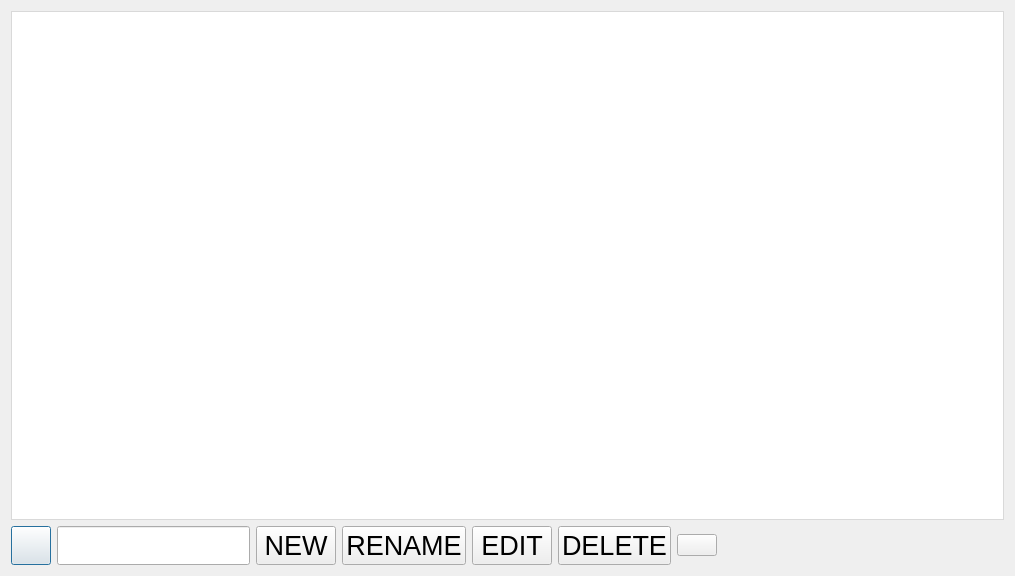
<?xml version="1.0" encoding="UTF-8"?>
<ui version="4.0">
 <class>manageProjects</class>
 <widget class="QDialog" name="manageProjects">
  <property name="geometry">
   <rect>
    <x>0</x>
    <y>0</y>
    <width>1015</width>
    <height>576</height>
   </rect>
  </property>
  <property name="windowTitle">
   <string>Manage Projects</string>
  </property>
  <layout class="QVBoxLayout" name="verticalLayout">
   <item>
    <widget class="QTableView" name="tableView">
     <property name="styleSheet">
      <string notr="true">QTableView {
    border: 1px solid #d9d9d9;
    background-color: #ffffff;
    padding: 0;
    gridline-color: #d9d9d9;
}

QTableView::item {
    padding: 5px;
    border: none;
}

QTableView::item:selected {
    background-color: #3e7bb6;
    color: #ffffff;
}

QHeaderView::section {
    background-color: #f2f2f2;
    color: #333333;
    padding: 5px;
    font-weight: bold;
    border: none;
    border-right: 1px solid #d9d9d9;
    border-bottom: 1px solid #d9d9d9;
    min-width: 80px;
    min-height: 30px;
}

QHeaderView::section:checked {
    background-color: #3e7bb6;
    color: #ffffff;
}

QHeaderView::section:pressed {
    background-color: #3e7bb6;
    color: #ffffff;
}

QHeaderView::section:first {
    border-top-left-radius: 5px;
}

QHeaderView::section:last {
    border-top-right-radius: 5px;
    border-right: none;
}

QHeaderView::section:middle {
    border-right: none;
}

QTableView::horizontalHeader {
    border-top: 1px solid #d9d9d9;
    border-bottom: 1px solid #d9d9d9;
}

QTableView::verticalHeader {
    border-right: 1px solid #d9d9d9;
}

QHeaderView::section:horizontal {
    background-color: #e2e2e2;
    border-top: 1px solid #9d9d9d;
}

QHeaderView::section:horizontal:pressed {
    background-color: #3e7bb6;
    color: #ffffff;
}
</string>
     </property>
    </widget>
   </item>
   <item>
    <layout class="QHBoxLayout" name="horizontalLayout_2">
     <item>
      <layout class="QHBoxLayout" name="horizontalLayout">
       <item>
        <widget class="QPushButton" name="pushButton">
         <property name="sizePolicy">
          <sizepolicy hsizetype="Preferred" vsizetype="Preferred">
           <horstretch>0</horstretch>
           <verstretch>0</verstretch>
          </sizepolicy>
         </property>
         <property name="text">
          <string/>
         </property>
         <property name="icon">
          <iconset resource="asert.qrc">
           <normaloff>:/Images/search.png</normaloff>:/Images/search.png</iconset>
         </property>
         <property name="iconSize">
          <size>
           <width>40</width>
           <height>40</height>
          </size>
         </property>
        </widget>
       </item>
       <item>
        <widget class="QLineEdit" name="lineEdit">
         <property name="sizePolicy">
          <sizepolicy hsizetype="MinimumExpanding" vsizetype="Preferred">
           <horstretch>0</horstretch>
           <verstretch>0</verstretch>
          </sizepolicy>
         </property>
         <property name="font">
          <font>
           <pointsize>16</pointsize>
          </font>
         </property>
         <property name="styleSheet">
          <string notr="true">QLineEdit {
    border: 1px solid #a9a9a9;
    padding: 5px;
    border-radius: 10px; /* Adjust the value to control the roundness */
    background-color: #ffffff; /* Set the background color to white */
    color: #333333;
}

QLineEdit:focus {
    border-color: #3e7bb6;
}

QLineEdit:hover {
    background-color: #e6f3ff; /* Set the hover background color to light blue */
    animation: blink 0.5s alternate infinite; /* Add a blinking animation */
}

@keyframes blink {
    from {
        background-color: #e6f3ff;
    }
    to {
        background-color: #ffffff;
    }
}
</string>
         </property>
        </widget>
       </item>
       <item>
        <widget class="QPushButton" name="pushButton_add_project">
         <property name="font">
          <font>
           <family>MS Shell Dlg 2</family>
           <pointsize>20</pointsize>
           <weight>50</weight>
           <bold>false</bold>
          </font>
         </property>
         <property name="text">
          <string>NEW</string>
         </property>
        </widget>
       </item>
       <item>
        <widget class="QPushButton" name="pushButton_rename_project">
         <property name="font">
          <font>
           <family>MS Shell Dlg 2</family>
           <pointsize>20</pointsize>
           <weight>50</weight>
           <bold>false</bold>
          </font>
         </property>
         <property name="text">
          <string>RENAME</string>
         </property>
        </widget>
       </item>
       <item>
        <widget class="QPushButton" name="pushButton_edit_project">
         <property name="font">
          <font>
           <family>MS Shell Dlg 2</family>
           <pointsize>20</pointsize>
           <weight>50</weight>
           <bold>false</bold>
          </font>
         </property>
         <property name="text">
          <string>EDIT</string>
         </property>
        </widget>
       </item>
       <item>
        <widget class="QPushButton" name="pushButton_Delete_project">
         <property name="font">
          <font>
           <family>MS Shell Dlg 2</family>
           <pointsize>20</pointsize>
           <weight>50</weight>
           <bold>false</bold>
          </font>
         </property>
         <property name="text">
          <string>DELETE</string>
         </property>
        </widget>
       </item>
       <item>
        <widget class="QPushButton" name="pushButton_refresh">
         <property name="text">
          <string/>
         </property>
         <property name="icon">
          <iconset resource="asert.qrc">
           <normaloff>:/Images/refresh.png</normaloff>:/Images/refresh.png</iconset>
         </property>
         <property name="iconSize">
          <size>
           <width>40</width>
           <height>40</height>
          </size>
         </property>
        </widget>
       </item>
      </layout>
     </item>
     <item>
      <spacer name="horizontalSpacer">
       <property name="orientation">
        <enum>Qt::Horizontal</enum>
       </property>
       <property name="sizeHint" stdset="0">
        <size>
         <width>278</width>
         <height>20</height>
        </size>
       </property>
      </spacer>
     </item>
    </layout>
   </item>
  </layout>
 </widget>
 <resources>
  <include location="asert.qrc"/>
 </resources>
 <connections/>
</ui>
